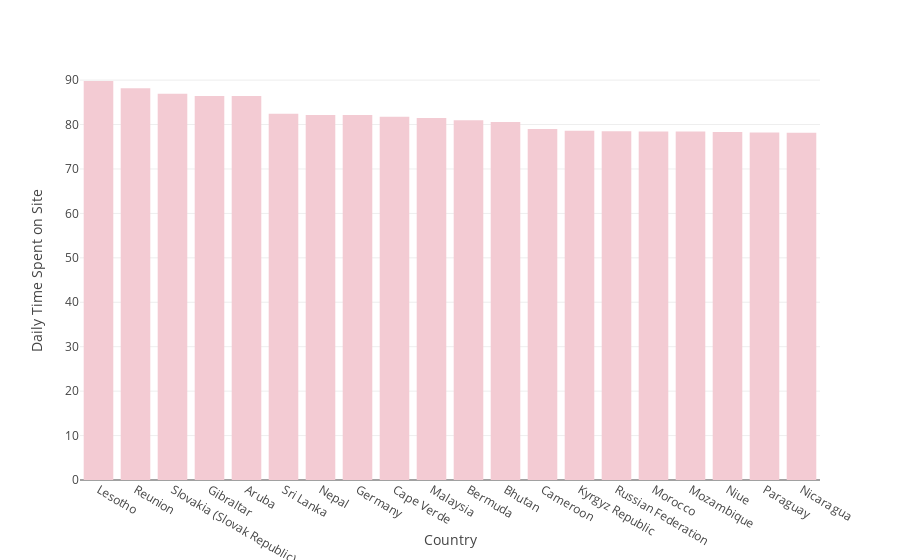

Notebook source saved alongside this figure:
### Markdown cell above
### top country with daily time

### Code cell
city_dailytime=pd.DataFrame(df.groupby('Country')['Daily Time Spent on Site'].mean().sort_values(ascending=False)[:20])
city_dailytime=city_dailytime.rename_axis(['Country']).reset_index()
city_dailytime
px.bar(city_dailytime, x='Country', y='Daily Time Spent on Site',template="none",color_discrete_sequence= px.colors.sequential.Magenta)

### Figure 1 — Plotly figure (JSON) as saved in the notebook; plotly's stock layout.template omitted (floating-point values rounded to 4 significant figures)
{"data": [{"alignmentgroup": "True", "hovertemplate": "Country=%{x}<br>Daily Time Spent on Site=%{y}<extra></extra>", "legendgroup": "", "marker": {"color": "rgb(243, 203, 211)", "pattern": {"shape": ""}}, "name": "", "offsetgroup": "", "orientation": "v", "showlegend": false, "textposition": "auto", "type": "bar", "x": ["Lesotho", "Reunion", "Slovakia (Slovak Republic)", "Gibraltar", "Aruba", "Sri Lanka", "Nepal", "Germany", "Cape Verde", "Malaysia", "Bermuda", "Bhutan", "Cameroon", "Kyrgyz Republic", "Russian Federation", "Morocco", "Mozambique", "Niue", "Paraguay", "Nicaragua"], "xaxis": "x", "y": [89.8, 88.15, 86.91, 86.44, 86.41, 82.45, 82.15, 82.12, 81.75, 81.5, 80.94, 80.6, 79.01, 78.62, 78.49, 78.44, 78.41, 78.33, 78.22, 78.17], "yaxis": "y"}], "layout": {"barmode": "relative", "legend": {"tracegroupgap": 0}, "margin": {"t": 60}, "xaxis": {"anchor": "y", "domain": [0, 1], "title": {"text": "Country"}}, "yaxis": {"anchor": "x", "domain": [0, 1], "title": {"text": "Daily Time Spent on Site"}}}}
